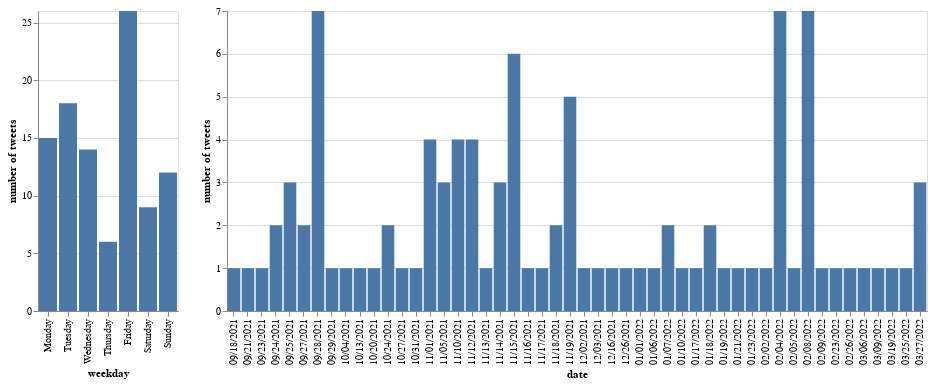

Here is the notebook cell this chart was saved with:
### Code cell
# to see the date vis of Oprah's latest 100 tweets 
plot_tweet_creation_date_count(tweets_df[:100])

### Figure 1 — Vega-Lite specification as saved in the notebook (floating-point values rounded to 4 significant figures)
{"config": {"view": {"continuousWidth": 400, "continuousHeight": 300}}, "hconcat": [{"mark": "bar", "encoding": {"x": {"type": "ordinal", "field": "weekday", "sort": ["Monday", "Tuesday", "Wednesday", "Thursday", "Friday", "Saturday", "Sunday"]}, "y": {"type": "quantitative", "aggregate": "count", "title": "number of tweets"}}}, {"mark": "bar", "encoding": {"x": {"type": "ordinal", "field": "date", "sort": ["09/18/2021", "09/21/2021", "09/23/2021", "09/24/2021", "09/24/2021", "09/25/2021", "09/25/2021", "09/25/2021", "09/27/2021", "09/27/2021", "09/28/2021", "09/28/2021", "09/28/2021", "09/28/2021", "09/28/2021", "09/28/2021", "09/28/2021", "09/29/2021", "10/04/2021", "10/13/2021", "10/20/2021", "10/24/2021", "10/24/2021", "10/27/2021", "10/31/2021", "11/01/2021", "11/01/2021", "11/01/2021", "11/01/2021", "11/05/2021", "11/05/2021", "11/05/2021", "11/10/2021", "11/10/2021", "11/10/2021", "11/10/2021", "11/12/2021", "11/12/2021", "11/12/2021", "11/12/2021", "11/13/2021", "11/14/2021", "11/14/2021", "11/14/2021", "11/15/2021", "11/15/2021", "11/15/2021", "11/15/2021", "11/15/2021", "11/15/2021", "11/16/2021", "11/17/2021", "11/18/2021", "11/18/2021", "11/19/2021", "11/19/2021", "11/19/2021", "11/19/2021", "11/19/2021", "12/02/2021", "12/03/2021", "12/16/2021", "12/26/2021", "01/01/2022", "01/06/2022", "01/07/2022", "01/07/2022", "01/10/2022", "01/17/2022", "01/18/2022", "01/18/2022", "01/19/2022", "01/21/2022", "01/23/2022", "02/02/2022", "02/04/2022", "02/04/2022", "02/04/2022", "02/04/2022", "02/04/2022", "02/04/2022", "02/04/2022", "02/05/2022", "02/08/2022", "02/08/2022", "02/08/2022", "02/08/2022", "02/08/2022", "02/08/2022", "02/08/2022", "02/09/2022", "02/23/2022", "02/26/2022", "03/06/2022", "03/09/2022", "03/19/2022", "03/25/2022", "03/27/2022", "03/27/2022", "03/27/2022"]}, "y": {"type": "quantitative", "aggregate": "count", "field": "date", "title": "number of tweets"}}, "width": 700}], "data": {"name": "data-ab8d69092ed8448551c6a18cd793af4e"}, "$schema": "https://vega.github.io/schema/vega-lite/v4.8.1.json", "datasets": {"data-ab8d69092ed8448551c6a18cd793af4e": [{"created_at": "2022-03-27T17:21:54+00:00", "weekday": "Sunday", "date": "03/27/2022"}, {"created_at": "2022-03-27T17:12:56+00:00", "weekday": "Sunday", "date": "03/27/2022"}, {"created_at": "2022-03-27T17:01:53+00:00", "weekday": "Sunday", "date": "03/27/2022"}, {"created_at": "2022-03-25T23:34:45+00:00", "weekday": "Friday", "date": "03/25/2022"}, {"created_at": "2022-03-19T01:05:49+00:00", "weekday": "Saturday", "date": "03/19/2022"}, {"created_at": "2022-03-09T00:09:18+00:00", "weekday": "Wednesday", "date": "03/09/2022"}, {"created_at": "2022-03-06T21:42:21+00:00", "weekday": "Sunday", "date": "03/06/2022"}, {"created_at": "2022-02-26T15:46:48+00:00", "weekday": "Saturday", "date": "02/26/2022"}, {"created_at": "2022-02-23T00:08:23+00:00", "weekday": "Wednesday", "date": "02/23/2022"}, {"created_at": "2022-02-09T00:09:30+00:00", "weekday": "Wednesday", "date": "02/09/2022"}, {"created_at": "2022-02-08T13:58:02+00:00", "weekday": "Tuesday", "date": "02/08/2022"}, {"created_at": "2022-02-08T13:35:59+00:00", "weekday": "Tuesday", "date": "02/08/2022"}, {"created_at": "2022-02-08T13:35:48+00:00", "weekday": "Tuesday", "date": "02/08/2022"}, {"created_at": "2022-02-08T13:35:18+00:00", "weekday": "Tuesday", "date": "02/08/2022"}, {"created_at": "2022-02-08T13:35:18+00:00", "weekday": "Tuesday", "date": "02/08/2022"}, {"created_at": "2022-02-08T13:35:18+00:00", "weekday": "Tuesday", "date": "02/08/2022"}, {"created_at": "2022-02-08T13:35:17+00:00", "weekday": "Tuesday", "date": "02/08/2022"}, {"created_at": "2022-02-05T03:26:14+00:00", "weekday": "Saturday", "date": "02/05/2022"}, {"created_at": "2022-02-04T16:33:32+00:00", "weekday": "Friday", "date": "02/04/2022"}, {"created_at": "2022-02-04T03:35:30+00:00", "weekday": "Friday", "date": "02/04/2022"}, {"created_at": "2022-02-04T02:30:58+00:00", "weekday": "Friday", "date": "02/04/2022"}, {"created_at": "2022-02-04T02:30:35+00:00", "weekday": "Friday", "date": "02/04/2022"}, {"created_at": "2022-02-04T02:30:28+00:00", "weekday": "Friday", "date": "02/04/2022"}, {"created_at": "2022-02-04T02:29:48+00:00", "weekday": "Friday", "date": "02/04/2022"}, {"created_at": "2022-02-04T02:29:25+00:00", "weekday": "Friday", "date": "02/04/2022"}, {"created_at": "2022-02-02T05:11:23+00:00", "weekday": "Wednesday", "date": "02/02/2022"}, {"created_at": "2022-01-23T19:00:03+00:00", "weekday": "Sunday", "date": "01/23/2022"}, {"created_at": "2022-01-21T00:41:39+00:00", "weekday": "Friday", "date": "01/21/2022"}, {"created_at": "2022-01-19T00:06:26+00:00", "weekday": "Wednesday", "date": "01/19/2022"}, {"created_at": "2022-01-18T23:31:49+00:00", "weekday": "Tuesday", "date": "01/18/2022"}, {"created_at": "2022-01-18T17:52:59+00:00", "weekday": "Tuesday", "date": "01/18/2022"}, {"created_at": "2022-01-17T18:26:39+00:00", "weekday": "Monday", "date": "01/17/2022"}, {"created_at": "2022-01-10T20:57:36+00:00", "weekday": "Monday", "date": "01/10/2022"}, {"created_at": "2022-01-07T20:17:53+00:00", "weekday": "Friday", "date": "01/07/2022"}, {"created_at": "2022-01-07T17:06:40+00:00", "weekday": "Friday", "date": "01/07/2022"}, {"created_at": "2022-01-06T00:03:38+00:00", "weekday": "Thursday", "date": "01/06/2022"}, {"created_at": "2022-01-01T01:58:01+00:00", "weekday": "Saturday", "date": "01/01/2022"}, {"created_at": "2021-12-26T18:36:12+00:00", "weekday": "Sunday", "date": "12/26/2021"}, {"created_at": "2021-12-16T14:20:06+00:00", "weekday": "Thursday", "date": "12/16/2021"}, {"created_at": "2021-12-03T20:08:11+00:00", "weekday": "Friday", "date": "12/03/2021"}, {"created_at": "2021-12-02T03:03:55+00:00", "weekday": "Thursday", "date": "12/02/2021"}, {"created_at": "2021-11-19T15:22:53+00:00", "weekday": "Friday", "date": "11/19/2021"}, {"created_at": "2021-11-19T15:22:52+00:00", "weekday": "Friday", "date": "11/19/2021"}, {"created_at": "2021-11-19T01:49:41+00:00", "weekday": "Friday", "date": "11/19/2021"}, {"created_at": "2021-11-19T01:46:50+00:00", "weekday": "Friday", "date": "11/19/2021"}, {"created_at": "2021-11-19T01:46:24+00:00", "weekday": "Friday", "date": "11/19/2021"}, {"created_at": "2021-11-18T21:58:30+00:00", "weekday": "Thursday", "date": "11/18/2021"}, {"created_at": "2021-11-18T21:58:29+00:00", "weekday": "Thursday", "date": "11/18/2021"}, {"created_at": "2021-11-17T02:02:37+00:00", "weekday": "Wednesday", "date": "11/17/2021"}, {"created_at": "2021-11-16T18:19:22+00:00", "weekday": "Tuesday", "date": "11/16/2021"}, {"created_at": "2021-11-15T16:26:15+00:00", "weekday": "Monday", "date": "11/15/2021"}, {"created_at": "2021-11-15T05:22:28+00:00", "weekday": "Monday", "date": "11/15/2021"}, {"created_at": "2021-11-15T04:58:54+00:00", "weekday": "Monday", "date": "11/15/2021"}, {"created_at": "2021-11-15T04:19:40+00:00", "weekday": "Monday", "date": "11/15/2021"}, {"created_at": "2021-11-15T03:42:07+00:00", "weekday": "Monday", "date": "11/15/2021"}, {"created_at": "2021-11-15T02:45:11+00:00", "weekday": "Monday", "date": "11/15/2021"}, {"created_at": "2021-11-14T16:45:38+00:00", "weekday": "Sunday", "date": "11/14/2021"}, {"created_at": "2021-11-14T16:45:38+00:00", "weekday": "Sunday", "date": "11/14/2021"}, {"created_at": "2021-11-14T16:45:37+00:00", "weekday": "Sunday", "date": "11/14/2021"}, {"created_at": "2021-11-13T15:14:19+00:00", "weekday": "Saturday", "date": "11/13/2021"}, {"created_at": "2021-11-12T18:46:33+00:00", "weekday": "Friday", "date": "11/12/2021"}, {"created_at": "2021-11-12T15:10:42+00:00", "weekday": "Friday", "date": "11/12/2021"}, {"created_at": "2021-11-12T15:10:40+00:00", "weekday": "Friday", "date": "11/12/2021"}, {"created_at": "2021-11-12T05:00:41+00:00", "weekday": "Friday", "date": "11/12/2021"}, {"created_at": "2021-11-10T21:36:15+00:00", "weekday": "Wednesday", "date": "11/10/2021"}, {"created_at": "2021-11-10T15:13:43+00:00", "weekday": "Wednesday", "date": "11/10/2021"}, {"created_at": "2021-11-10T14:13:34+00:00", "weekday": "Wednesday", "date": "11/10/2021"}, {"created_at": "2021-11-10T03:04:52+00:00", "weekday": "Wednesday", "date": "11/10/2021"}, {"created_at": "2021-11-05T18:54:37+00:00", "weekday": "Friday", "date": "11/05/2021"}, {"created_at": "2021-11-05T18:54:04+00:00", "weekday": "Friday", "date": "11/05/2021"}, {"created_at": "2021-11-05T18:53:06+00:00", "weekday": "Friday", "date": "11/05/2021"}, {"created_at": "2021-11-01T12:43:57+00:00", "weekday": "Monday", "date": "11/01/2021"}, {"created_at": "2021-11-01T12:43:57+00:00", "weekday": "Monday", "date": "11/01/2021"}, {"created_at": "2021-11-01T12:43:56+00:00", "weekday": "Monday", "date": "11/01/2021"}, {"created_at": "2021-11-01T12:38:47+00:00", "weekday": "Monday", "date": "11/01/2021"}, {"created_at": "2021-10-31T02:49:11+00:00", "weekday": "Sunday", "date": "10/31/2021"}, {"created_at": "2021-10-27T00:53:28+00:00", "weekday": "Wednesday", "date": "10/27/2021"}, {"created_at": "2021-10-24T18:40:27+00:00", "weekday": "Sunday", "date": "10/24/2021"}, {"created_at": "2021-10-24T18:40:27+00:00", "weekday": "Sunday", "date": "10/24/2021"}, {"created_at": "2021-10-20T16:30:41+00:00", "weekday": "Wednesday", "date": "10/20/2021"}, {"created_at": "2021-10-13T17:38:53+00:00", "weekday": "Wednesday", "date": "10/13/2021"}, {"created_at": "2021-10-04T17:29:24+00:00", "weekday": "Monday", "date": "10/04/2021"}, {"created_at": "2021-09-29T21:18:05+00:00", "weekday": "Wednesday", "date": "09/29/2021"}, {"created_at": "2021-09-28T13:38:23+00:00", "weekday": "Tuesday", "date": "09/28/2021"}, {"created_at": "2021-09-28T13:08:25+00:00", "weekday": "Tuesday", "date": "09/28/2021"}, {"created_at": "2021-09-28T12:56:44+00:00", "weekday": "Tuesday", "date": "09/28/2021"}, {"created_at": "2021-09-28T12:42:51+00:00", "weekday": "Tuesday", "date": "09/28/2021"}, {"created_at": "2021-09-28T12:42:42+00:00", "weekday": "Tuesday", "date": "09/28/2021"}, {"created_at": "2021-09-28T12:42:42+00:00", "weekday": "Tuesday", "date": "09/28/2021"}, {"created_at": "2021-09-28T12:42:41+00:00", "weekday": "Tuesday", "date": "09/28/2021"}, {"created_at": "2021-09-27T18:56:39+00:00", "weekday": "Monday", "date": "09/27/2021"}, {"created_at": "2021-09-27T02:00:11+00:00", "weekday": "Monday", "date": "09/27/2021"}, {"created_at": "2021-09-25T16:23:09+00:00", "weekday": "Saturday", "date": "09/25/2021"}, {"created_at": "2021-09-25T16:23:09+00:00", "weekday": "Saturday", "date": "09/25/2021"}, {"created_at": "2021-09-25T16:23:07+00:00", "weekday": "Saturday", "date": "09/25/2021"}, {"created_at": "2021-09-24T20:04:11+00:00", "weekday": "Friday", "date": "09/24/2021"}, {"created_at": "2021-09-24T20:04:11+00:00", "weekday": "Friday", "date": "09/24/2021"}, {"created_at": "2021-09-23T14:43:20+00:00", "weekday": "Thursday", "date": "09/23/2021"}, {"created_at": "2021-09-21T00:09:50+00:00", "weekday": "Tuesday", "date": "09/21/2021"}, {"created_at": "2021-09-18T15:20:22+00:00", "weekday": "Saturday", "date": "09/18/2021"}]}}
